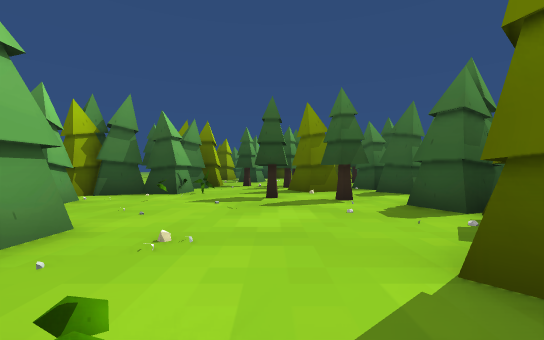
[1] (above)

24 first-person views from a walk through a Unity game level. The camera is 1.2 m above the floor, looks level and sees 90° across. The floor is counted in squares, 2 m on a side. Each view is taken from the middle of a square. On the plan, view 1 faces up. The plan holds only what a view shows up to about 9 squares ahead; the rest is blank. The place goes on beyond the plan. The player character is not drawn. Some animated figures are not drawn. Some surface patterns are stand-ins.

[2]
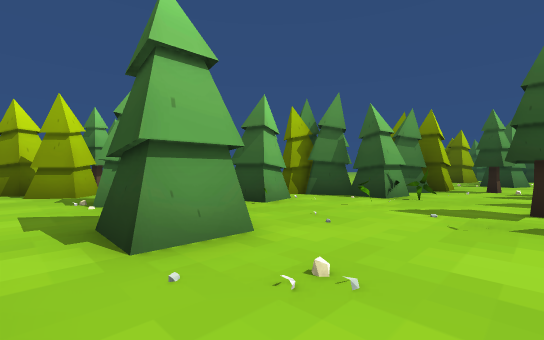

[3]
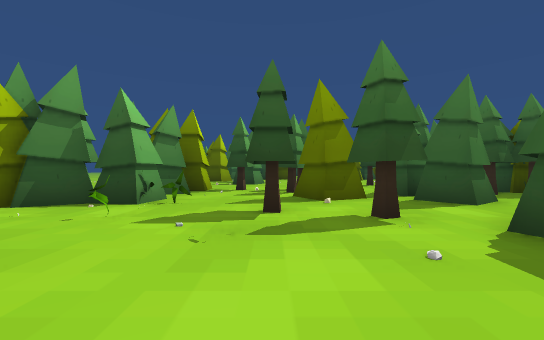

[4]
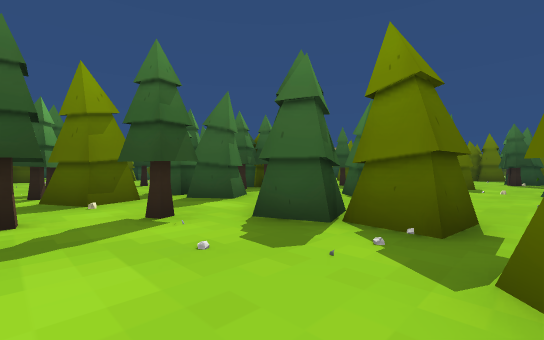

[5]
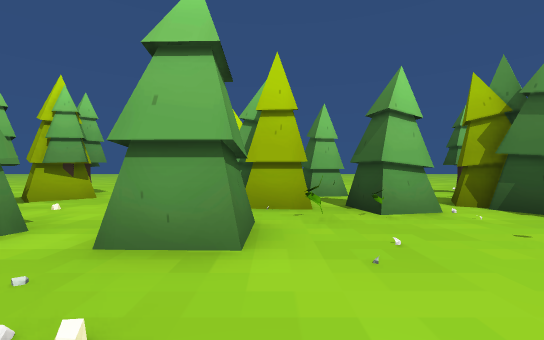

[6]
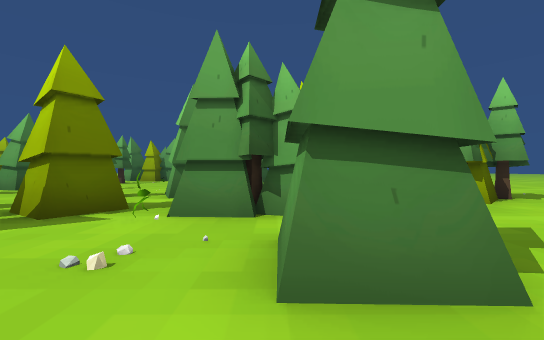

[7]
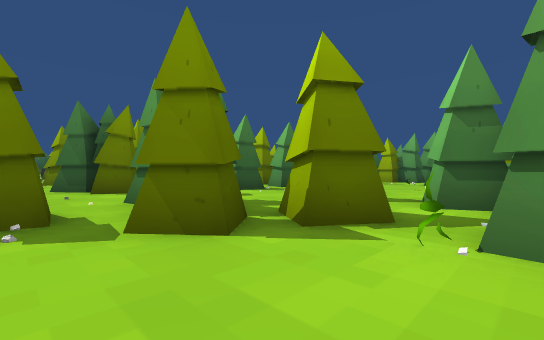

[8]
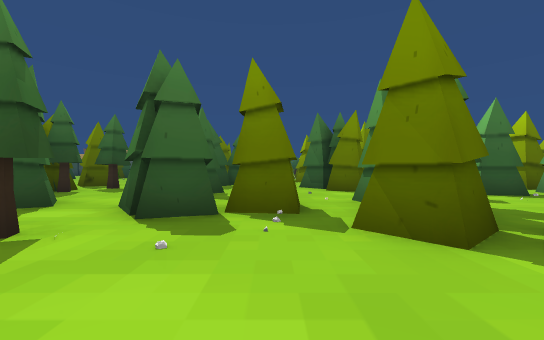

[9]
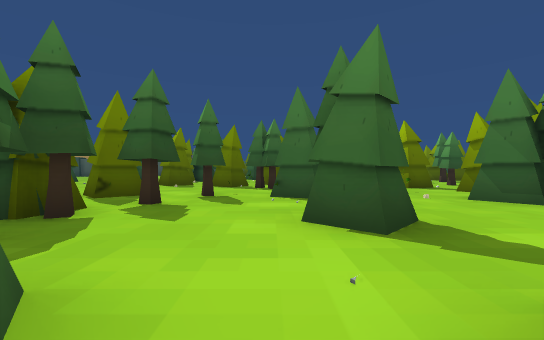

[10]
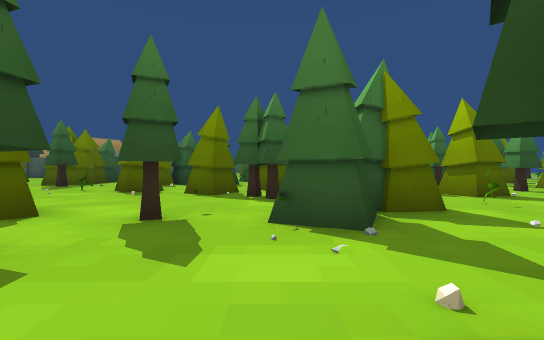

[11]
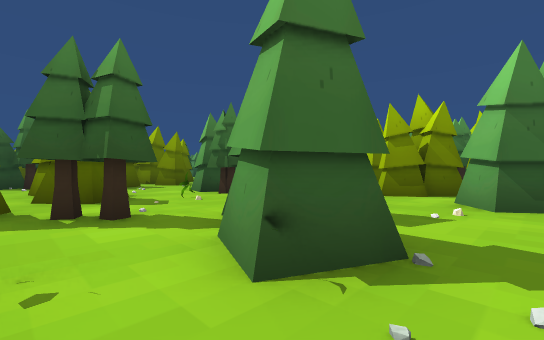

[12]
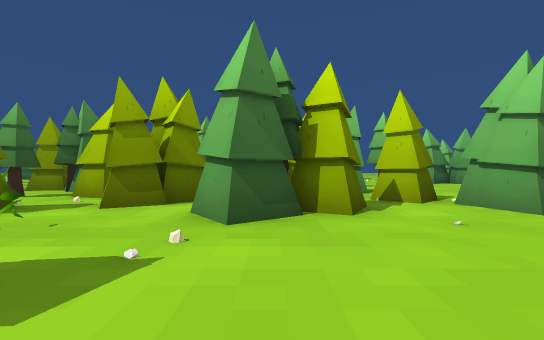

[13]
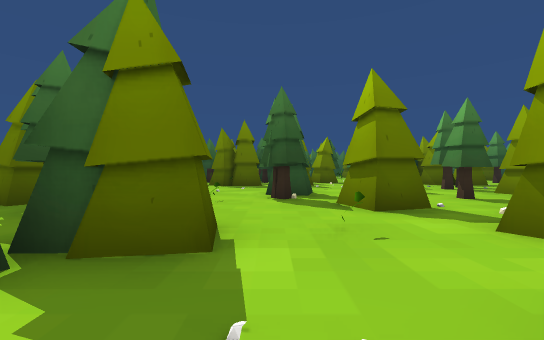

[14]
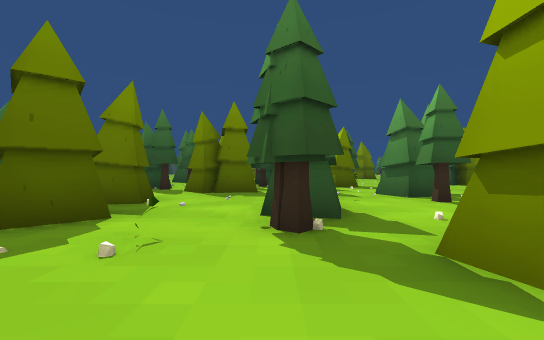

[15]
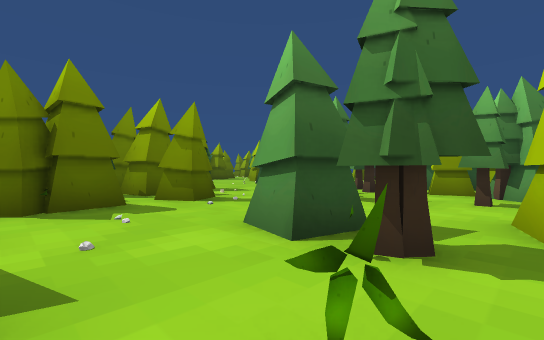

[16]
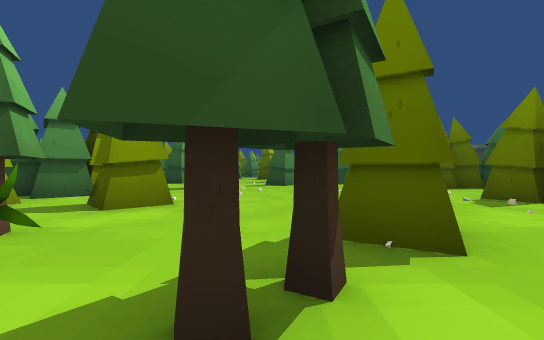

[17]
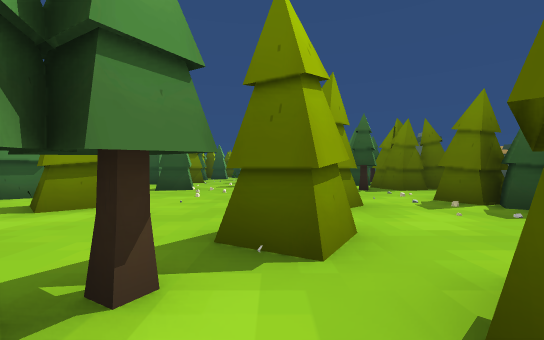

[18]
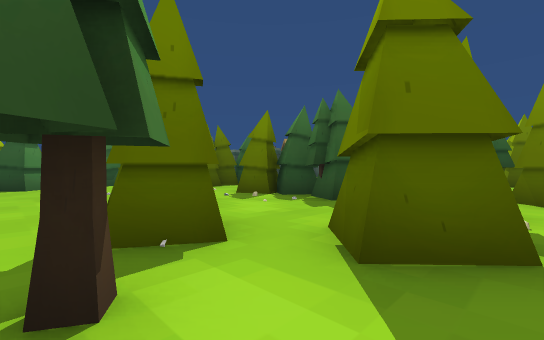

[19]
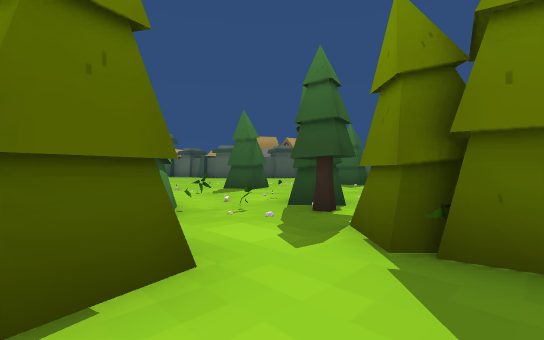

[20]
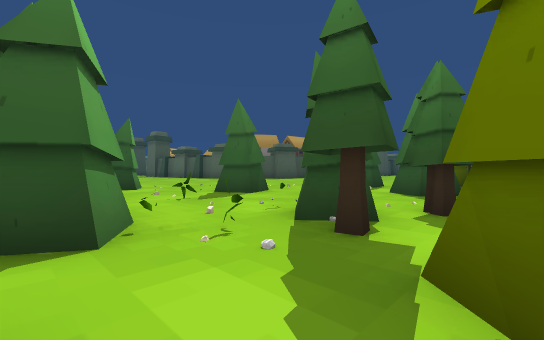

[21]
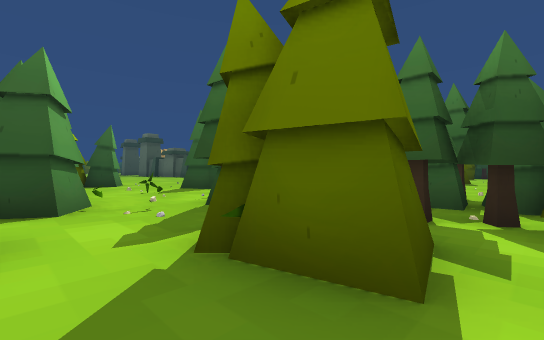

[22]
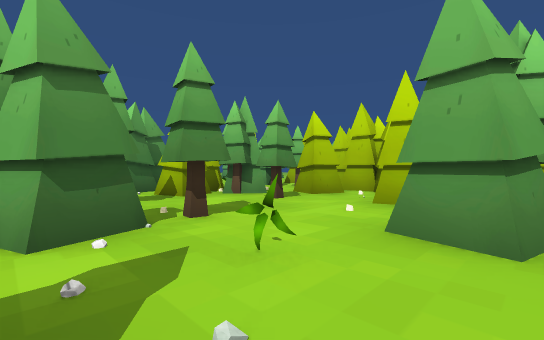

[23]
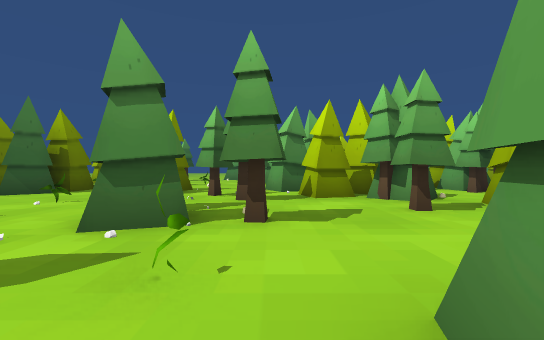

[24]
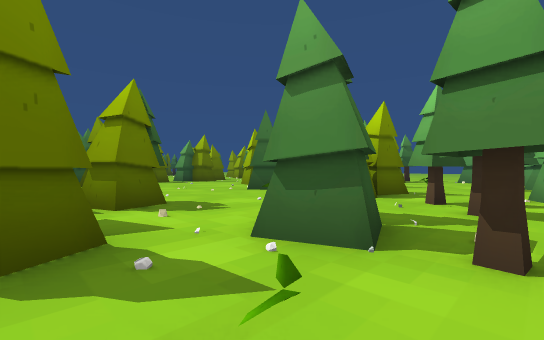

### Floor plan
Key: @ floor where view 1 was taken; # wall or solid block; x gap in a wall; . floor; / step, stairs or slope; T thing the floor can be seen under or through.
Columns run from 8 left of view 1 to 22 right of it. Each row starts with its distance up from view 1.
 16                     ##
 15                     ..      #
 14                  .#... .#####.
 13        ..        .............
 12       ...     ###......... ...
 11       ...     ##.........# ...#
 10      ###.#    ##.# ...#..##....
  9      ##..#.#####.x....x..#.....
  8  #  ##...#x####.TT...TT..#....
  7  ..# ##../.##....TT.TT......
  6    .....TT.......x..T.TT#..####
  5   ..#....TTTT. #.TTT......##
  4  ##........T......TT......####
  3 ####.......# .........##.....##
  2 ##...#....#.....##...###...####
  1 #........## #..###...#.......#
  0   ...###@#.###.#####....###..
 -1  ##### ......### ####.#..# ....
 -2 .###    #.#...###   ##...x.....
 -3 ...     #... .#     ####x#x#...
 -4 ..      #..  x#   ######...# .#
 -5          ..     # #.  ###..#
 -6                 x     ##....

Where each view was taken, in squares from view 1:
view 1: 0 up, 0 right, facing up
view 2: 1 up, 0 right, facing up-left
view 3: 2 up, 0 right, facing up
view 4: 2 up, 0 right, facing up-right
view 5: 3 up, 0 right, facing left
view 6: 4 up, 2 left, facing down
view 7: 3 up, 1 left, facing down-right
view 8: 3 up, 1 left, facing right
view 9: 6 up, 3 right, facing right
view 10: 6 up, 6 right, facing right
view 11: 7 up, 8 right, facing down-right
view 12: 5 up, 8 right, facing down
view 13: 3 up, 8 right, facing right
view 14: 3 up, 11 right, facing right
view 15: 5 up, 13 right, facing down-right
view 16: 5 up, 12 right, facing up
view 17: 5 up, 13 right, facing up
view 18: 5 up, 12 right, facing up-right
view 19: 4 up, 16 right, facing up-right
view 20: 5 up, 17 right, facing up-right
view 21: 3 up, 17 right, facing up-right
view 22: 3 up, 18 right, facing down-left
view 23: 3 up, 16 right, facing down
view 24: 2 up, 16 right, facing down-right
